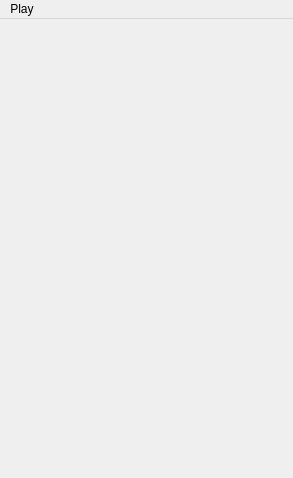
<?xml version="1.0" encoding="UTF-8"?>
<ui version="4.0">
 <class>MainScene</class>
 <widget class="QMainWindow" name="MainScene">
  <property name="geometry">
   <rect>
    <x>0</x>
    <y>0</y>
    <width>293</width>
    <height>478</height>
   </rect>
  </property>
  <property name="windowTitle">
   <string>MainScene</string>
  </property>
  <widget class="QWidget" name="centralwidget"/>
  <widget class="QMenuBar" name="menubar">
   <property name="geometry">
    <rect>
     <x>0</x>
     <y>0</y>
     <width>293</width>
     <height>28</height>
    </rect>
   </property>
   <widget class="QMenu" name="menuPlay">
    <property name="title">
     <string>Play</string>
    </property>
    <addaction name="actionQuit"/>
   </widget>
   <addaction name="menuPlay"/>
  </widget>
  <action name="actionQuit">
   <property name="text">
    <string>Quit</string>
   </property>
  </action>
 </widget>
 <resources/>
 <connections/>
</ui>
